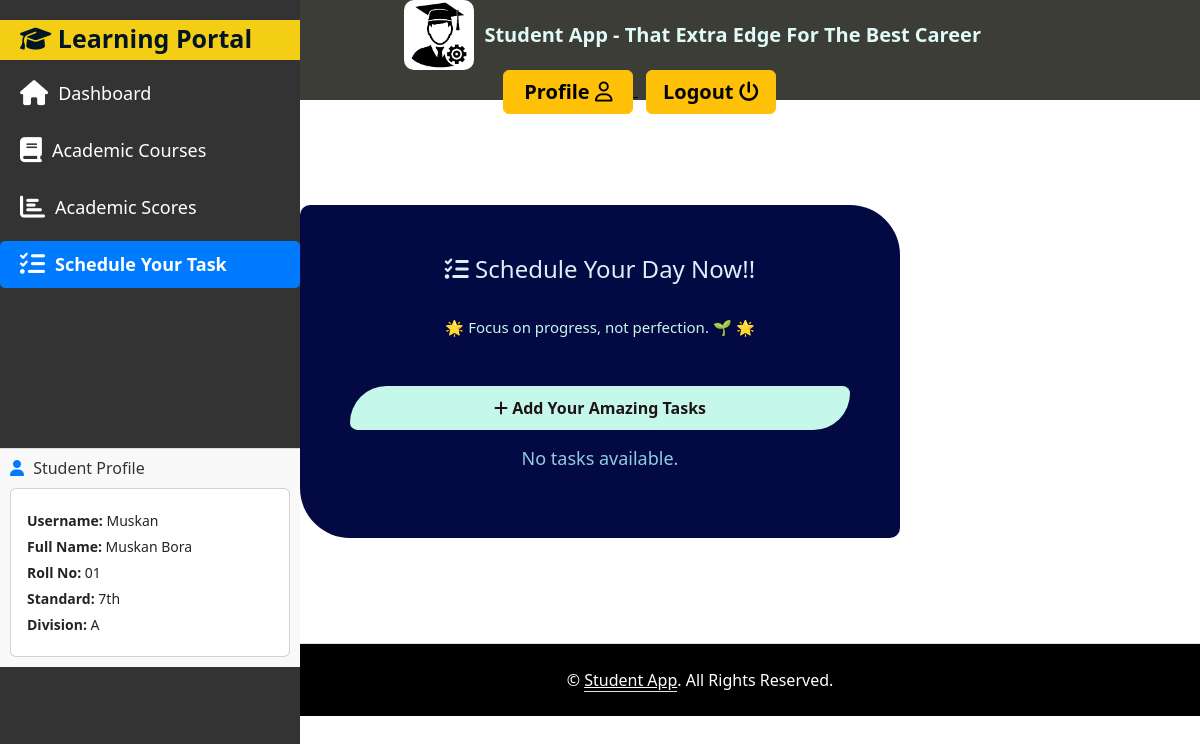
Screenshot of /student/tasks/ (signed in) with the database file from the repository.
### users/models.py (models this page shows, shortened)
class Profile(models.Model):
    user = models.OneToOneField(User, on_delete=models.CASCADE)
    full_name = models.CharField(max_length=255, default="Full Name")
    roll_no = models.CharField(max_length=50, default="Roll No")
    std = models.CharField(max_length=20, default="std")
    division = models.CharField(max_length=10, default="A")
    image = models.ImageField(default='profilepic.png', upload_to='profile_pictures')

### student/views.py (the view)
# urls.py: path('tasks/', views.task_list, name='task_list'),
def task_list(request):
    profile = None
    if request.user.is_authenticated:
        profile = Profile.objects.filter(user=request.user).first()
    tasks = Task.objects.all().order_by('-created_at')
    quote = random.choice(QUOTES)  # Random quote for motivation
    context = {
        'tasks':tasks,
        'quote':quote,
        'profile':profile,
    }
    return render(request, 'student_app/task_list.html', context)

### student/Templates/student_app/task_list.html (shortened to what this page needs)
{% extends 'student_app/base.html' %}
{% load static %}
{% block content %}
    <div class="task-container">
        <h2><i class="fas fa-tasks"></i> Schedule Your Day Now!! </h2>
        <div class="quote-box text-center p-3 my-3">
            <blockquote>🌟 {{ quote }} 🌟</blockquote>
        </div>
        <a href="{% url 'create_task' %}" class="btn-add"><i class="fas fa-plus"></i> Add Your Amazing Tasks</a>
        <ul class="task-list">
            {% for task in tasks %}
                <li class="task-item {% if task.completed %}completed{% endif %}">
                    <span>{{ task.title }}</span> - <span class="badge1">{{ task.priority }}</span>
                    <small>Status: <span class="badge2">{{ task.progress }}</span></small>
                    <div class="task-actions">
                        <a href="{% url 'update_task' task.id %}" class="btn-edit"><i class="fas fa-edit"></i></a>
                        <a href="{% url 'delete_task' task.id %}" class="btn-delete">
                            <i class="fas fa-trash"></i>
                        </a>
                    </div>
                </li>
            {% empty %}
                <p class="no-tasks">No tasks available.</p>
            {% endfor %}
        </ul>
    </div>
{% endblock %}

### student/Templates/student_app/base.html (shortened to what this page needs)
{% load static %}
<!DOCTYPE html>
<html lang="en">
<head>
    <link href="https://cdn.jsdelivr.net/npm/bootstrap@5.3.3/dist/css/bootstrap.min.css" rel="stylesheet">
    <link rel="stylesheet" href="https://cdnjs.cloudflare.com/ajax/libs/font-awesome/6.5.2/css/all.min.css"/>
</head>
<body>
    <nav class="nav navbar-dark">
        <div>
            <a href="{% url 'index' %}" class="navbar-brand offset-md-8">
                <img src="{% static 'logo/logo1.png' %}" alt="Logo">
                <strong>Student App - That Extra Edge For The Best Career</strong>
            </a>
        </div>
        <div class="offset-md-5">
            {% if user.is_superuser %}
                <a href="{% url 'users:profile' %}" style="color:black">
                    <button class="btn btn-warning button-signup" style="width:130px; font-size: 20px;">
                        <b>Profile</b>
                        <i class="fa-regular fa-user"></i>
                    </button>
                </a>&nbsp
                <a href="{% url 'users:logout' %}" style="color:black">
                    <button class="btn btn-warning button-signup" style="width:130px; font-size: 20px;">
                        <b>Logout</b>
                        <i class="fa-solid fa-power-off"></i>
                    </button>
                </a>
            {% endif %}
        </div>
    </nav>
    <div class="sidebar">
        <div class="sidebar-header">
            <span class="header">
                <i class="fa-solid fa-graduation-cap"></i>
                <b>Learning Portal</b>
            </span>
        </div>
        <ul>
            <li  class="{% if request.path == '/student/dashboard/' %}active{% endif %}">
                <a href="{% url 'dashboard' %}"><i class="fas fa-home"></i> Dashboard</a>
            </li>
            <li class="{% if request.path == '/student/courses_list/' %}active{% endif %}">
                <a href="{% url 'courses_list' %}"><i class="fas fa-book"></i> Academic Courses</a>
            </li>
            <li class="{% if request.path == '/student/scores/' %}active{% endif %}">
                <a href="{% url 'academic_scores' %}"><i class="fas fa-chart-bar"></i> Academic Scores</a>
            </li>
            <li class="{% if request.path == '/student/tasks/' %}active{% endif %}">
                <a href="{% url 'task_list' %}"><i class="fas fa-tasks"></i> Schedule Your Task</a>
            </li>
        </ul>
        {% if user.is_authenticated %}
        <div class="student-details">
            <h4><i class="fas fa-user"></i> Student Profile</h4>
            <div class="card">
                <div class="card-body">
                    <p><strong>Username:</strong> {{ profile.user.username }}</p>
                    <p><strong>Full Name:</strong> {{ profile.full_name }}</p>
                    <p><strong>Roll No:</strong> {{ profile.roll_no }}</p>
                    <p><strong>Standard:</strong> {{ profile.std }}</p>
                    <p><strong>Division:</strong> {{ profile.division }}</p>
                </div>
            </div>
        </div>
        {% endif %}
    </div>
    <div>
        {% block content %}
        {% endblock %}
    </div>
    <footer class="offset-md-2">
        <div class="container-fluid text-white text-center border-top py-4" style="background-color: black;">
            <p class="m-0">&copy; <a class="text-white border-bottom" href="#">Student App</a>. All Rights Reserved. </p>
        </div>
    </footer>
</body>
</html>

### student/Templates/student_app/base.html (style rules this page uses)
.navbar-dark { background-color: #3C3D37; height: 100px; display: flex; align-items: center; padding: 0 20px; }
.navbar-brand { display: flex; align-items: center; text-decoration: none; }
.navbar-brand img { height: 70px; border-radius: 10px; }
.navbar-brand strong { color: rgb(224, 250, 247); font-size: 20px; margin-left: 10px; }
.sidebar { width: 300px; height: 100vh; background-color: #333; color: #fff; position: fixed; top: 0; left: 0; display: flex; flex-direction: column; padding-top: 20px; }
.sidebar ul { list-style-type: none; margin: 0; padding: 0; }
.sidebar ul li { margin: 10px 0; }
.sidebar ul li a { color: #fff; text-decoration: none; display: flex; align-items: center; padding: 10px 20px; transition: background-color 0.3s ease; font-size: 18px; }
.sidebar ul li a i { margin-right: 10px; font-size: 25px; }
.sidebar ul li.active a { background-color: #007bff; color: #ffffff; font-weight: bold; border-radius: 5px; }
.sidebar ul li.active a i { color: #ffffff; }
.sidebar-header { background-color: #F4CE14; height: 40px; font-size: 25px; color: #021526; }
.header { padding:20px; }
.student-details { margin-top: 150px; padding: 10px; background-color: #f9f9f9; border-top: 1px solid #ddd; font-size: 14px; }
.student-details h4 { font-size: 16px; color: #333; margin-bottom: 10px; }
.student-details p { margin: 5px 0; }
.student-details i { color: #007bff; margin-right: 5px; }

### student/Templates/student_app/task_list.html (style rules this page uses)
.task-container { max-width: 600px; margin: 105px auto; margin-right: 300px; background: #030942; padding: 50px; border-radius: 10px 50px; box-shadow: 0 4px 10px rgb(255, 254, 254); }
.quote-box { color: #c6f7eb; font-size: 15px; }
.task-container h2 { font-size: 24px; text-align: center; margin-bottom: 15px; color: #dfeef7; }
.btn-add { display: block; width: 100%; text-align: center; background: #c6f7eb; color: rgb(30, 21, 21); padding: 10px 15px; border-radius: 50px 10px; font-weight: bold; text-decoration: none; transition: 0.3s; }
.task-list { list-style: none; padding: 0; margin-top: 15px; }
.no-tasks { text-align: center; font-size: 18px; color: #93cce2; margin-top: 15px; }

### rows the page displays
Profile: user.username "Muskan", full_name "Muskan Bora", roll_no "01", std "7th", division "A"
